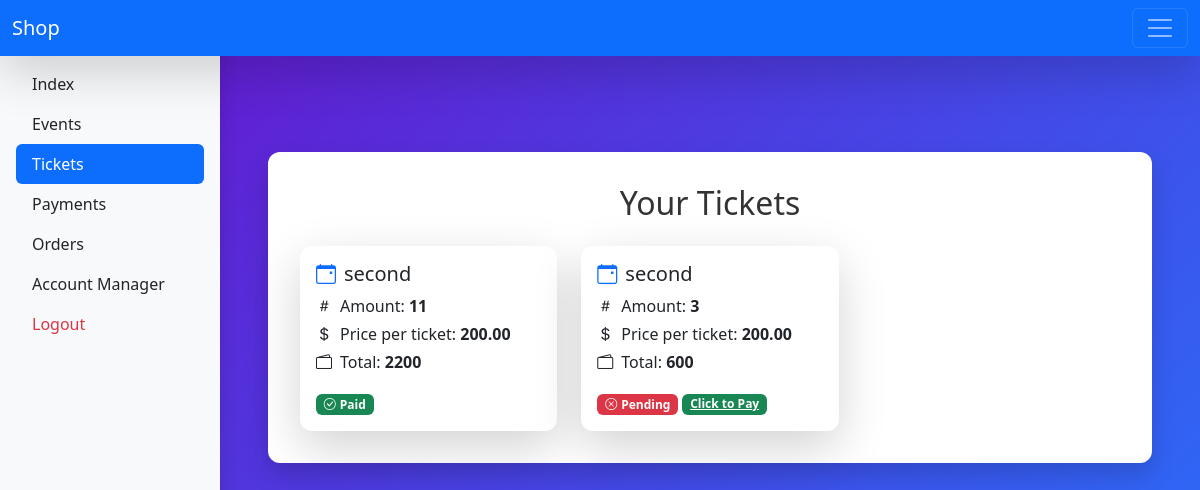
/panel/tickets/ (signed in), run on the app's committed database.
### cart/models.py (models this page shows, shortened)
class Ticket(models.Model):
    user = models.ForeignKey(User, on_delete=models.CASCADE, related_name='tickets')
    event = models.ForeignKey(Event, on_delete=models.CASCADE, related_name='tickets')
    quantity = models.IntegerField(default=1)
    paid = models.BooleanField(default=False)
    def get_total_price(self):
        return int(self.quantity) * int(self.event.price_per_ticket)

### events/models.py (models this page shows, shortened)
class Event(models.Model):
    name = models.CharField(max_length=255)
    description = models.TextField()
    start_date = models.DateTimeField()
    end_date = models.DateTimeField()
    location = models.CharField(max_length=255)
    price_per_ticket = models.DecimalField(max_digits=10, decimal_places=2)
    capacity = models.IntegerField()
    organizer = models.ForeignKey(User, on_delete=models.CASCADE, related_name='events')
    image = models.ImageField(upload_to='events/%Y/%m/%d/', null=True, blank=True)
    is_active = models.BooleanField(default=True)
    category = models.ManyToManyField(Category, related_name='events', default=0)

### panel/views.py (the view)
# urls.py: path('tickets/', views.TicketsView.as_view(), name='tickets'),
class TicketsView(ListView):
    model = Ticket
    template_name = 'panel/tickets.html'
    context_object_name = 'tickets'
    def get_queryset(self):
        return Ticket.objects.filter(user=self.request.user)

### cart/cart.py (called while the page is built)
    def __len__(self):
        return sum(item['quantity'] for item in self.cart.values())

### cart/context_proccessors.py (called while the page is built)
def cart(request):
    return {'cart' : Cart(request)}

### panel/templates/panel/tickets.html
{% extends 'panel/panel_base.html' %}
{% block content %}
<link href="https://cdn.jsdelivr.net/npm/bootstrap-icons@1.10.5/font/bootstrap-icons.css" rel="stylesheet">
<div class="container my-5 ">
    <h2 class="mb-4 text-center">Your Tickets</h2>
    {% if tickets %}
        <div class="row g-4">
            {% for ticket in tickets %}
                <div class="col-md-6 col-lg-4">
                    <div class="card shadow-lg border-0 h-100 ">
                        <div class="card-body ">
                            <h5 class="card-title mb-2 ">
                                <i class="bi bi-calendar-event me-2 text-primary"></i>{{ ticket.event.name }}
                            </h5>
                            <p class="card-text mb-1"><i class="bi bi-hash me-2"></i>Amount: <strong>{{ ticket.quantity }}</strong></p>
                            <p class="card-text mb-1"><i class="bi bi-currency-dollar me-2"></i>Price per ticket: <strong>{{ ticket.event.price_per_ticket }}</strong></p>
                            <p class="card-text mb-3"><i class="bi bi-wallet2 me-2"></i>Total: <strong>{{ ticket.get_total_price }}</strong></p>
                            {% if ticket.paid %}
                                <span class="badge bg-success"><i class="bi bi-check-circle me-1"></i>Paid</span>
                            {% else %}
                                <span class="badge bg-danger"><i class="bi bi-x-circle me-1"></i>Pending</span>
                                <a href="{% url 'panel:orders' %}" class="badge bg-success">Click to Pay</a>
                            {% endif %}
                        </div>
                    </div>
                </div>
            {% endfor %}
        </div>
    {% else %}
        <div class="alert alert-info text-center" role="alert">
            <i class="bi bi-ticket-perforated-fill me-2"></i>No tickets found.
        </div>
    {% endif %}
</div>
{% endblock %}

### templates/css.html (style rules this page uses)
body { background: linear-gradient(135deg, #6a11cb, #2575fc); min-height: 100vh; color: #fff; font-family: 'Segoe UI', Tahoma, Geneva, Verdana, sans-serif; }
.container { background-color: #fff; color: #333; border-radius: 12px; padding: 2rem; box-shadow: 0 12px 25px rgba(0, 0, 0, 0.15); margin-top: 3rem; margin-bottom: 3rem; }
.card { border-radius: 12px; box-shadow: 0 8px 20px rgb(0 0 0 / 0.1); transition: transform 0.2s ease, box-shadow 0.2s ease; }

### data on the page
Ticket: event.name "second", quantity "11", event.price_per_ticket "200.00", get_total_price "2200", paid True (drawn)
Ticket: event.name "second", quantity "3", event.price_per_ticket "200.00", get_total_price "600", paid False (drawn)
